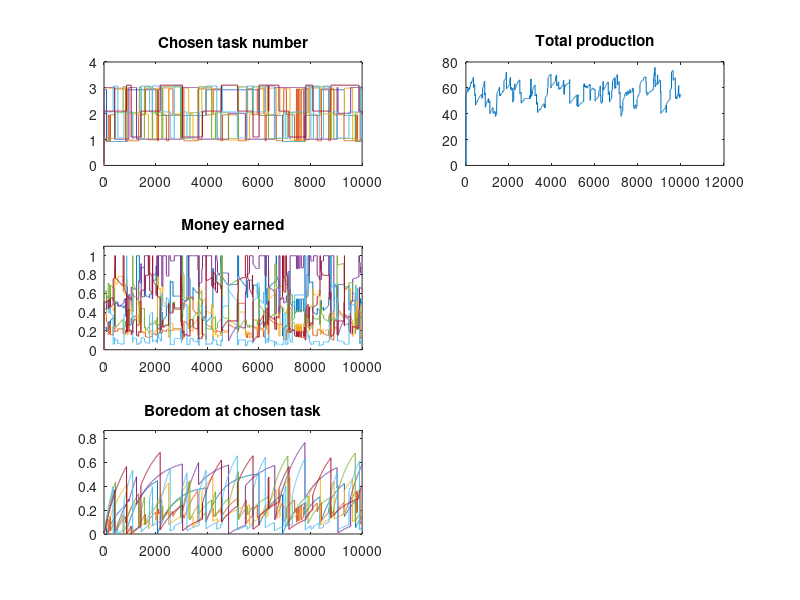

This chart was generated by the following MATLAB code:
%Main function
clearvars;

%Initialize the variables:
N=7; %Number of persons
M=3; %Number of tasks

%Parameters of the model
abilities = ones(N,1) + abs(randn(N,1));
boredomSensitivity = abs(1+randn(N,1)/2.5);
initialProductivity = 1.0+abs(4*randn(N,M));
learning = 0.01;
forgetting = 0.003;
boredomIncrease = 0.001;
boredomDecrease = 0.0005;
maxBoredomFactor = 0.1;
switchPossibilityFrequency = 0.01; %Meaning ~all 1/x days

%Variables for simulation
simulationTime=10000;
dt = 1;

%Other needed variables
taskvalue = ones(1,M);
chosenTask = ones(N,1);
productivity = initialProductivity;
boredom = zeros(N,M);
boredomAtChosenTask = zeros(N,1);
production = zeros(1,M);
money = zeros(N,1);
taskTime = zeros(N,1);
moneyTime = zeros(N,1);
boredomTime = zeros(N,1);
totalProduction = 0;
productionTime = 0;

%Initialize dependent values
maximalProductivity = initialProductivity;
for i=1:N
    for j=1:M
        maximalProductivity(i,j) = maximalProductivity(i,j)*abilities(i,1);
    end
end
maximalBoredom = initialProductivity*maxBoredomFactor;

%initialize choice: everyone choses task where productivity is best
maxProductivity = zeros(N,1);
for i=1:N
    for j=1:M
        if(productivity(i,j) > maxProductivity(i,1))
            chosenTask(i,1) = j;
            maxProductivity(i,1) = productivity(i,j);
        end
    end
end

timesteps = simulationTime/dt;
for t=0:timesteps
    %Update total production
    production = zeros(1,M);
    for i=1:N
        production(chosenTask(i,1)) =  production(chosenTask(i,1)) + productivity(i,chosenTask(i,1));
    end
    
    %Calculate who earns how much money and update total production
    totalProduction = 0;
    for i=1:N
        money(i,1) = productivity(i,chosenTask(i,1)) / production(chosenTask(i,1));
        totalProduction = totalProduction + productivity(i,chosenTask(i,1));
    end
    
    %Update abilities
    for i=1:N
        for j=1:M
            if(chosenTask(i,1) == j)
                productivity(i,j) = min(maximalProductivity(i,j), productivity(i,j) + learning*dt);
                boredom(i,j) = boredom(i,j) + (maximalBoredom(i,j)-boredom(i,j))*(boredomIncrease*boredomSensitivity(i,1)*dt);
                %boredom(i,j) = min(maximalBoredom(i,j), boredom(i,j) + boredomIncrease*boredomSensitivity(i,1)*dt);
            else
                productivity(i,j) = max(initialProductivity(i,j), productivity(i,j) - forgetting*dt);
                boredom(i,j) = boredom(i,j) - (boredom(i,j))*(boredomDecrease*boredomSensitivity(i,1)*dt);
                %boredom(i,j) = max(0, boredom(i,j) - boredomDecrease*dt);
            end
        end
    end
    
    %Allow one person to change the job
    for i=1:N
        if(rand() < switchPossibilityFrequency*dt)
            maxGain=-1000;
            bestTask=0;
            for j=1:M
                if(j == chosenTask(i,1))
                    gain = productivity(i,j) / production(chosenTask(i,1));
                else
                    gain = productivity(i,j) / (production(1,j)+productivity(i,j));
                end
                gain = gain - boredom(i,j);
                if(gain > maxGain)
                    maxGain=gain;
                    bestTask=j;
                end
            end
            chosenTask(i,1) = bestTask;
        end
    end
    
    %Update boredom
    for i=1:N
        boredomAtChosenTask(i,1) = boredom(i,chosenTask(i,1));
    end
    
    taskTime = [taskTime chosenTask];
    moneyTime = [moneyTime money];
    boredomTime = [boredomTime boredomAtChosenTask];
    productionTime = [productionTime totalProduction];
end

time = 0:timesteps+1;

%For visibility, so that lines don't hide each other (superimposition); 
%TODO: find better way to make them all visible
for i=1:N
    for t=1:timesteps+1
        taskTime(i,t) = taskTime(i,t) - 0.1 + 0.2/N*i;
    end
end

subplot(3,2,1)
plot(time, taskTime)
axis([0 timesteps 0 M+1])
title('Chosen task number');

subplot(3,2,3)
plot(time, moneyTime)
axis([0 timesteps 0 1.1])
title('Money earned');

subplot(3,2,5)
plot(time, boredomTime)
axis([0 timesteps 0 max(boredomTime(:))+0.1])
title('Boredom at chosen task');

subplot(3,2,2)
plot(time, productionTime)
title('Total production')
%Idea for alternative representation (DIFFICULT!!)
%Have the tasks represented as locations on a 2D plot. Then each person
%(represented by a drawing of a person/worker or by a face)
%stands next to the task he is performing, and a pile of coins shows how
%much he earns. Then we see the workers moving to another point when they 
%change the task.
